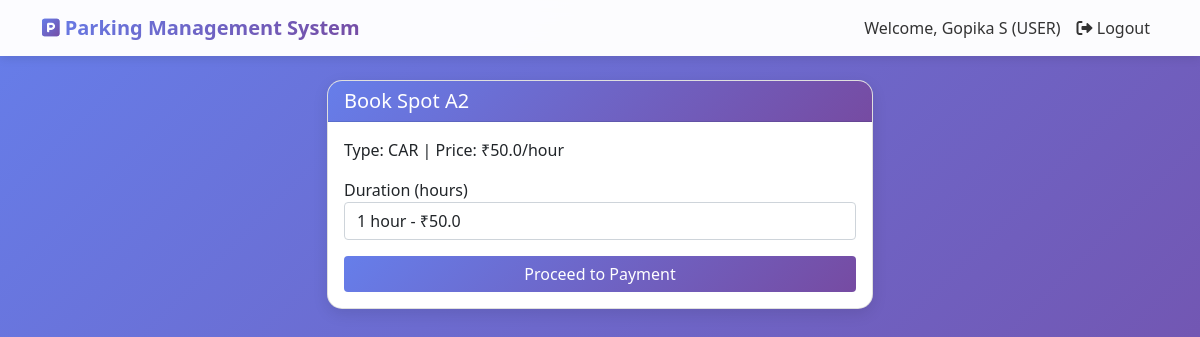
The app's page /user/book_slot/2 (signed in) with its own data.
### models.py (models this page shows)
class User(UserMixin, db.Model):
    id = db.Column(db.Integer, primary_key=True)
    name = db.Column(db.String(100), nullable=False)
    email = db.Column(db.String(100), unique=True, nullable=False)
    phone = db.Column(db.String(15), nullable=False)
    password = db.Column(db.String(200), nullable=False)
    vehicle_number = db.Column(db.String(20), nullable=True)
    role = db.Column(db.String(30), default='user')
    created_at = db.Column(db.DateTime, default=datetime.utcnow)
    bookings = db.relationship('Booking', backref='user', lazy=True)
    manager_application = db.relationship('ManagerApplication', backref='user', uselist=False)

class ParkingSpot(db.Model):
    id = db.Column(db.Integer, primary_key=True)
    spot_number = db.Column(db.String(10), unique=True, nullable=False)
    spot_type = db.Column(db.String(20), nullable=False)
    price_per_hour = db.Column(db.Float, nullable=False)
    status = db.Column(db.String(20), default='available')
    bookings = db.relationship('Booking', backref='parking_spot', lazy=True)

### app.py (the view, shortened to what this page needs)
@app.route('/user/book_slot/<int:spot_id>', methods=['GET', 'POST'])
@login_required
def book_slot(spot_id):
    if current_user.role != 'user':
        flash('Access denied!', 'danger')
        return redirect(url_for('user_dashboard'))
    spot = ParkingSpot.query.get_or_404(spot_id)
    return render_template('user/book_slot.html', spot=spot)

### app.py (called while the page is built)
@login_manager.user_loader
def load_user(user_id):
    return User.query.get(int(user_id))

@app.context_processor
def utility_processor():
    return {'now': datetime.now}

### templates/user/book_slot.html (shortened to what this page needs)
{% extends "base.html" %}
{% block content %}
<div class="row justify-content-center">
    <div class="col-md-6">
        <div class="card">
            <div class="card-header">
                <h5>Book Spot {{ spot.spot_number }}</h5>
            </div>
            <div class="card-body">
                <p>Type: {{ spot.spot_type|upper }} | Price: ₹{{ spot.price_per_hour }}/hour</p>
                <form method="POST">
                    <div class="mb-3">
                        <label>Duration (hours)</label>
                        <select name="duration" class="form-control">
                            <option value="1">1 hour - ₹{{ spot.price_per_hour }}</option>
                        </select>
                    </div>
                    <button type="submit" class="btn btn-primary w-100">Proceed to Payment</button>
                </form>
            </div>
        </div>
    </div>
</div>
{% endblock %}

### templates/base.html (shortened to what this page needs)
<!DOCTYPE html>
<html lang="en">
<head>
    <link rel="stylesheet" href="{{ url_for('static', filename='css/style.css') }}">
    <link rel="stylesheet" href="https://cdnjs.cloudflare.com/ajax/libs/font-awesome/6.0.0/css/all.min.css">   <link href="https://cdn.jsdelivr.net/npm/bootstrap@5.1.3/dist/css/bootstrap.min.css" rel="stylesheet">
    <link rel="stylesheet" href="https://cdnjs.cloudflare.com/ajax/libs/font-awesome/6.0.0/css/all.min.css">
</head>
<body>
    <nav class="navbar navbar-expand-lg navbar-light">
        <div class="container">
            <a class="navbar-brand" href="/">
                <i class="fas fa-parking"></i> Parking Management System
            </a>
            <div class="collapse navbar-collapse" id="navbarNav">
                <ul class="navbar-nav ms-auto">
                    {% if current_user.is_authenticated %}
                        <li class="nav-item">
                            <span class="nav-link">Welcome, {{ current_user.name }} ({{ current_user.role|upper }})</span>
                        </li>
                        <li class="nav-item">
                            <a class="nav-link" href="{{ url_for('logout') }}">
                                <i class="fas fa-sign-out-alt"></i> Logout
                            </a>
                        </li>
                    {% endif %}
                </ul>
            </div>
        </div>
    </nav>
    <div class="container mt-4">
        {% block content %}{% endblock %}
    </div>
</body>
</html>

### static/css/style.css (style rules this page uses)
* { margin: 0; padding: 0; box-sizing: border-box; }
body { font-family: 'Poppins', 'Segoe UI', Tahoma, Geneva, Verdana, sans-serif; background: linear-gradient(135deg, #667eea 0%, #764ba2 100%); min-height: 100vh; overflow-x: hidden; }
.navbar { background: rgba(255, 255, 255, 0.98) !important; box-shadow: 0 2px 20px rgba(0, 0, 0, 0.1); backdrop-filter: blur(10px); padding: 1rem 0; }
.navbar-brand { font-size: 1.5rem; font-weight: bold; background: linear-gradient(135deg, #667eea 0%, #764ba2 100%); -webkit-background-clip: text; background-clip: text; color: transparent !important; transition: all 0.3s ease; }
.navbar-brand i { background: linear-gradient(135deg, #667eea 0%, #764ba2 100%); -webkit-background-clip: text; background-clip: text; color: transparent; }
.nav-link { color: #333 !important; font-weight: 500; transition: all 0.3s ease; position: relative; }
.nav-link::after { content: ''; position: absolute; width: 0; height: 2px; background: linear-gradient(135deg, #667eea 0%, #764ba2 100%); bottom: 0; left: 50%; transition: all 0.3s ease; }
.card { border: none; border-radius: 20px; box-shadow: 0 10px 40px rgba(0, 0, 0, 0.1); transition: all 0.3s ease; overflow: hidden; background: white; }
.card-header { background: linear-gradient(135deg, #667eea 0%, #764ba2 100%); color: white; border: none; padding: 1rem 1.5rem; font-weight: 600; }
.card-header h5, .card-header h3 { margin: 0; color: white; }
.card-body { padding: 1.5rem; }
.btn { border-radius: 50px; padding: 0.6rem 1.5rem; font-weight: 600; transition: all 0.3s ease; position: relative; overflow: hidden; }
.btn::before { content: ''; position: absolute; top: 50%; left: 50%; width: 0; height: 0; border-radius: 50%; background: rgba(255, 255, 255, 0.3); transform: translate(-50%, -50%); transition: width 0.6s, height 0.6s; }
.btn-primary { background: linear-gradient(135deg, #667eea 0%, #764ba2 100%); border: none; color: white; }
.form-control, .form-select { border-radius: 10px; border: 2px solid #e2e8f0; padding: 0.7rem 1rem; transition: all 0.3s ease; font-size: 0.95rem; }
.card, .dashboard-card, .alert { animation: fadeIn 0.6s ease; }
.card { box-shadow:0 2px 10px rgba(0,0,0,0.1); }

### templates/base.html (style rules this page uses)
body { background: linear-gradient(135deg, #667eea 0%, #764ba2 100%); min-height: 100vh; }
.navbar { background: rgba(255,255,255,0.95); box-shadow: 0 2px 10px rgba(0,0,0,0.1); }
.card { border-radius: 15px; box-shadow: 0 5px 15px rgba(0,0,0,0.1); transition: transform 0.3s; }
.btn-primary { background: linear-gradient(135deg, #667eea 0%, #764ba2 100%); border: none; }

### records on screen
User: name "Gopika S", role "USER"
ParkingSpot: spot_number "A2", spot_type "CAR", price_per_hour "50.0"
